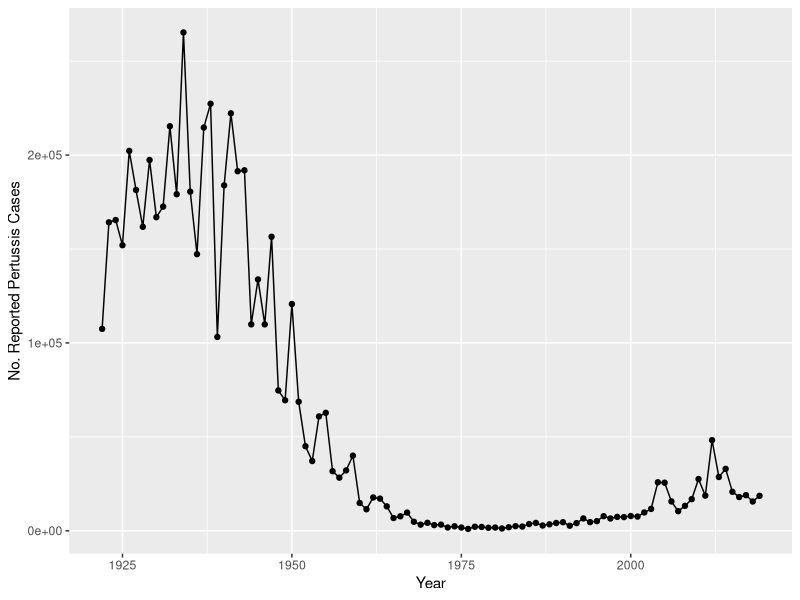
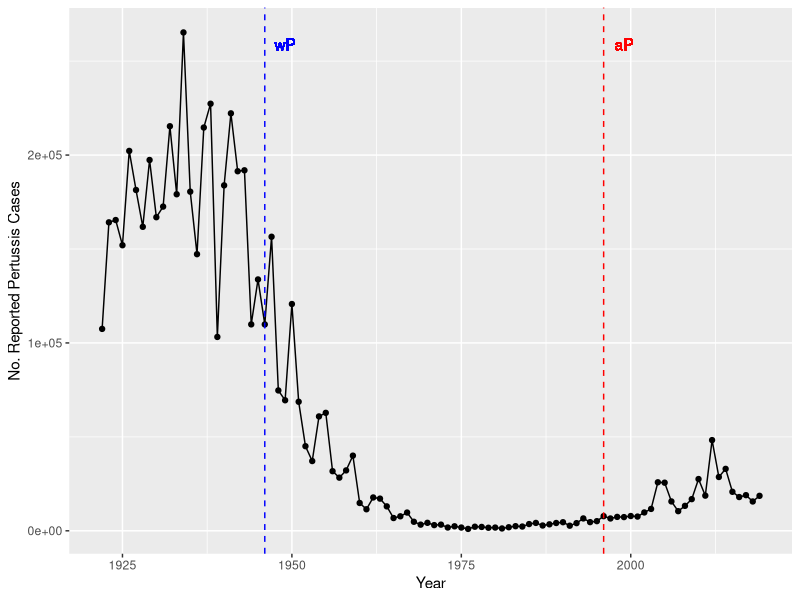

Reproduce these figures in R, in order. (Note: this script raises an error after producing the figures.)
## ---- chunk 1
cdc <- data.frame(
                          Year = c(1922L,
                                   1923L,1924L,1925L,1926L,1927L,1928L,
                                   1929L,1930L,1931L,1932L,1933L,1934L,1935L,
                                   1936L,1937L,1938L,1939L,1940L,1941L,
                                   1942L,1943L,1944L,1945L,1946L,1947L,1948L,
                                   1949L,1950L,1951L,1952L,1953L,1954L,
                                   1955L,1956L,1957L,1958L,1959L,1960L,
                                   1961L,1962L,1963L,1964L,1965L,1966L,1967L,
                                   1968L,1969L,1970L,1971L,1972L,1973L,
                                   1974L,1975L,1976L,1977L,1978L,1979L,1980L,
                                   1981L,1982L,1983L,1984L,1985L,1986L,
                                   1987L,1988L,1989L,1990L,1991L,1992L,1993L,
                                   1994L,1995L,1996L,1997L,1998L,1999L,
                                   2000L,2001L,2002L,2003L,2004L,2005L,
                                   2006L,2007L,2008L,2009L,2010L,2011L,2012L,
                                   2013L,2014L,2015L,2016L,2017L,2018L,
                                   2019L),
  No..Reported.Pertussis.Cases = c(107473,
                                   164191,165418,152003,202210,181411,
                                   161799,197371,166914,172559,215343,179135,
                                   265269,180518,147237,214652,227319,103188,
                                   183866,222202,191383,191890,109873,
                                   133792,109860,156517,74715,69479,120718,
                                   68687,45030,37129,60886,62786,31732,28295,
                                   32148,40005,14809,11468,17749,17135,
                                   13005,6799,7717,9718,4810,3285,4249,
                                   3036,3287,1759,2402,1738,1010,2177,2063,
                                   1623,1730,1248,1895,2463,2276,3589,
                                   4195,2823,3450,4157,4570,2719,4083,6586,
                                   4617,5137,7796,6564,7405,7298,7867,
                                   7580,9771,11647,25827,25616,15632,10454,
                                   13278,16858,27550,18719,48277,28639,
                                   32971,20762,17972,18975,15609,18617)
)

## ---- chunk 2
head(cdc)
## ---- chunk 3
library(ggplot2)

cdc_plot <- ggplot(cdc) + 
  aes(cdc$Year, cdc$No..Reported.Pertussis.Cases) +
  geom_point() +
  geom_line() +
  labs(main = "Pertussis Cases by Year (1922-2019",
       x = "Year", y = "No. Reported Pertussis Cases")

print(cdc_plot)
## ---- chunk 4
cdc_plot + 
  geom_vline(xintercept = 1946, color = "blue", linetype = 2) + 
  geom_text(x = 1949, y = 259000, label = "wP", color = "blue") +
  geom_vline(xintercept = 1996, color = "red", linetype = 2) +
  geom_text(x = 1999, y = 259000, label = "aP", color = "red")
## ---- chunk 5
# Allows us to read, write and process JSON data
library(jsonlite)
## ---- chunk 6
subject <- read_json("https://www.cmi-pb.org/api/subject", 
                     simplifyVector = TRUE) 
## ---- chunk 7
head(subject)
## ---- chunk 8
table(subject$infancy_vac)
## ---- chunk 9
table(subject$biological_sex)
## ---- chunk 10
table(subject$race, subject$biological_sex)
## ---- chunk 11
library(lubridate)
## ---- chunk 12
today()
## ---- chunk 13
# Use today date to calculate age in days
subject$age <- today() - ymd(subject$year_of_birth)
## ---- chunk 14
library(dplyr)
## ---- chunk 15
# The average age of aP individuals
ap <- subject %>% filter(infancy_vac == "aP")
ap_age <- round(summary(time_length(ap$age, "years")))
print(ap_age)
## ---- chunk 16
# The average age of wP individuals
wp <- subject %>% filter(infancy_vac == "wP")
wp_age <- round(summary(time_length(wp$age, "years")))
print(wp_age)
## ---- chunk 17
# Perform Student's t-test to see if they are significantly different
t.test(ap_age, wp_age, paired = TRUE)
## ---- chunk 18
int <- ymd(subject$date_of_boost) - ymd(subject$year_of_birth)
age_at_boost <- round(time_length(int, "year"))
head(age_at_boost)
## ---- chunk 19
ggplot(subject) +
  aes(time_length(age, "year"),
      fill = as.factor(infancy_vac)) +
  geom_histogram(show.legend = FALSE) +
  facet_wrap(vars(infancy_vac), nrow = 2)
## ---- chunk 20
# Complete the API URLs...

specimen <- read_json("https://www.cmi-pb.org/api/specimen", simplifyVector = TRUE) 

titer <- read_json("https://www.cmi-pb.org/api/ab_titer", simplifyVector = TRUE) 
## ---- chunk 21
head(specimen)
## ---- chunk 22
head(titer)
## ---- chunk 23
meta <- inner_join(specimen, subject)
dim(meta)
## ---- chunk 24
head(meta)
## ---- chunk 25
abdata <- inner_join(titer, meta)
dim(abdata)
## ---- chunk 26
head(abdata)
## ---- chunk 27
table(abdata$isotype)
## ---- chunk 28
table(abdata$visit)
## ---- chunk 29
ig1 <- abdata %>% filter(isotype == "IgG1", visit!=8)
head(ig1)
## ---- chunk 30
ggplot(ig1) +
  aes(ig1$MFI, ig1$antigen) +
  geom_boxplot() + 
  labs(x = "IgG1 Ab Titer Levels", y = "Antigens") +
  facet_wrap(vars(visit), nrow = 2)
## ---- chunk 31
ggplot(ig1) +
  aes(ig1$MFI, ig1$antigen, col=infancy_vac ) +
  geom_boxplot(show.legend = FALSE) + 
  labs(x = "IgG1 Ab Titer Levels", y = "Antigens") +
  facet_wrap(vars(visit), nrow=2) +
  theme_bw()
## ---- chunk 32
ggplot(ig1) +
  aes(ig1$MFI, ig1$antigen, col = infancy_vac ) +
  geom_boxplot(show.legend = FALSE) +
  labs(x = "IgG1 Ab Titer Levels", y = "Antigens") +
  facet_wrap(vars(infancy_vac, visit), nrow = 2)
